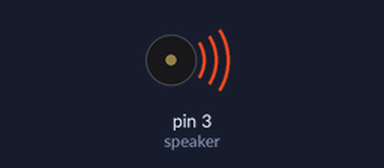
The sketch below on a simulated Arduino Uno, built with avr-gcc and run on an emulated ATmega328P. Parts: buzzer (waves = sounding).

Above: at 0.12 s.
At 2.37 s:
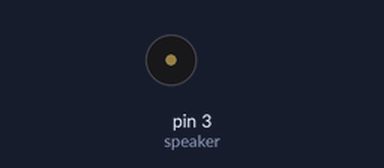
Timing chart, 0 to 3.0 s (numbered marks = the images above):
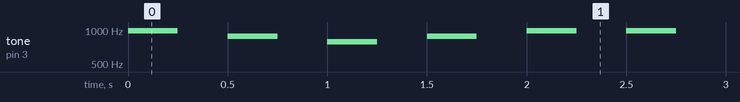

Measured:
- by itself, tone on pin 3 (speaker): plays 988 Hz for 0.25 s, 880 Hz for 0.25 s, 784 Hz for 0.25 s, 880 Hz for 0.25 s, 988 Hz for 0.25 s, 988 Hz for 0.25 s … (260 notes in this stretch)

The sketch:

6.2_Mary_Had_A_Little_Lamb.ino
```cpp
#include "pitches.h"  //Include the pitches.h header file.
int speaker =  3;     //Assign the speaker to a pin.

void setup() {
  // put your setup code here, to run once:
}

void loop() {
  tone(speaker, B5, 250);
  delay(500);
  tone(speaker, A5, 250);
  delay(500);
  tone(speaker, G5, 250);
  delay(500);
  tone(speaker, A5, 250);
  delay(500);
  tone(speaker, B5, 250);
  delay(500);
  tone(speaker, B5, 250);
  delay(500);
  tone(speaker, B5, 250);
  delay(500);
  tone(speaker, A5, 250);
  delay(500);
  tone(speaker, A5, 250);
  delay(500);
  tone(speaker, A5, 250);
  delay(500);
  tone(speaker, B5, 250);
  delay(500);
  tone(speaker, B5, 250);
  delay(500);
  tone(speaker, B5, 250);
  delay(500);
}
```

pitches.h
```cpp
#define C4  262
#define CS4 277
#define D4  294
#define DS4 311
#define E4  330
#define F4  349
#define FS4 370
#define G4  392
#define GS4 415
#define A4  440
#define AS4 466
#define B4  494
#define C5  523
#define CS5 554
#define D5  587
#define DS5 622
#define E5  659
#define F5  698
#define FS5 740
#define G5  784
#define GS5 831
#define A5  880
#define AS5 932
#define B5  988
#define C6  1047
#define CS6 1109
#define D6  1175
#define DS6 1245
#define E6  1319
```
